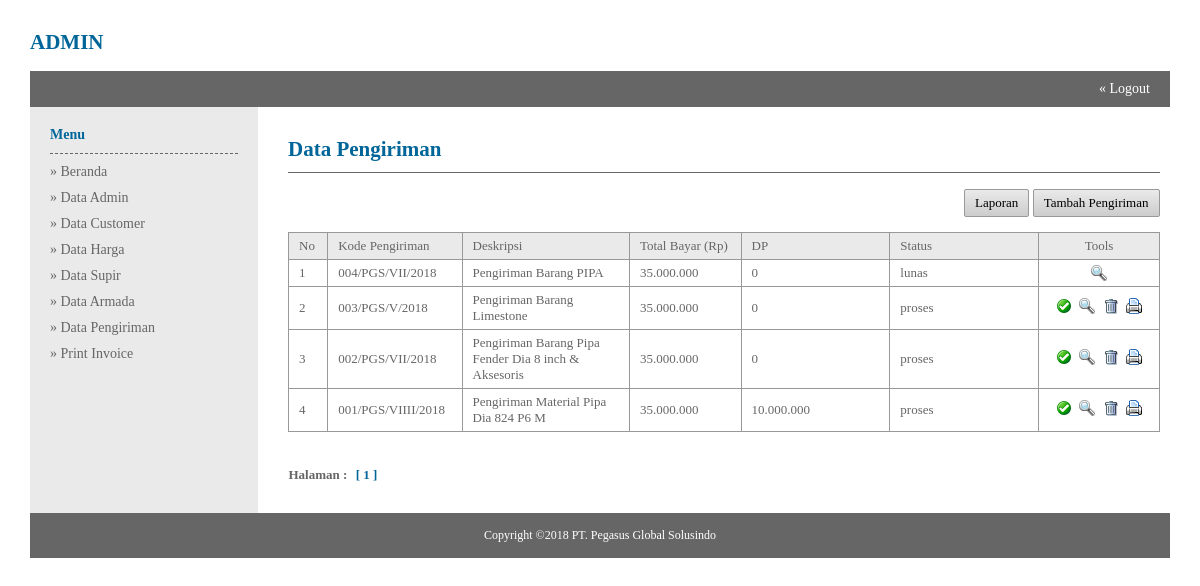
The page /admin/index.php?module=Data_Pengiriman (signed in) on the database as committed earlier.
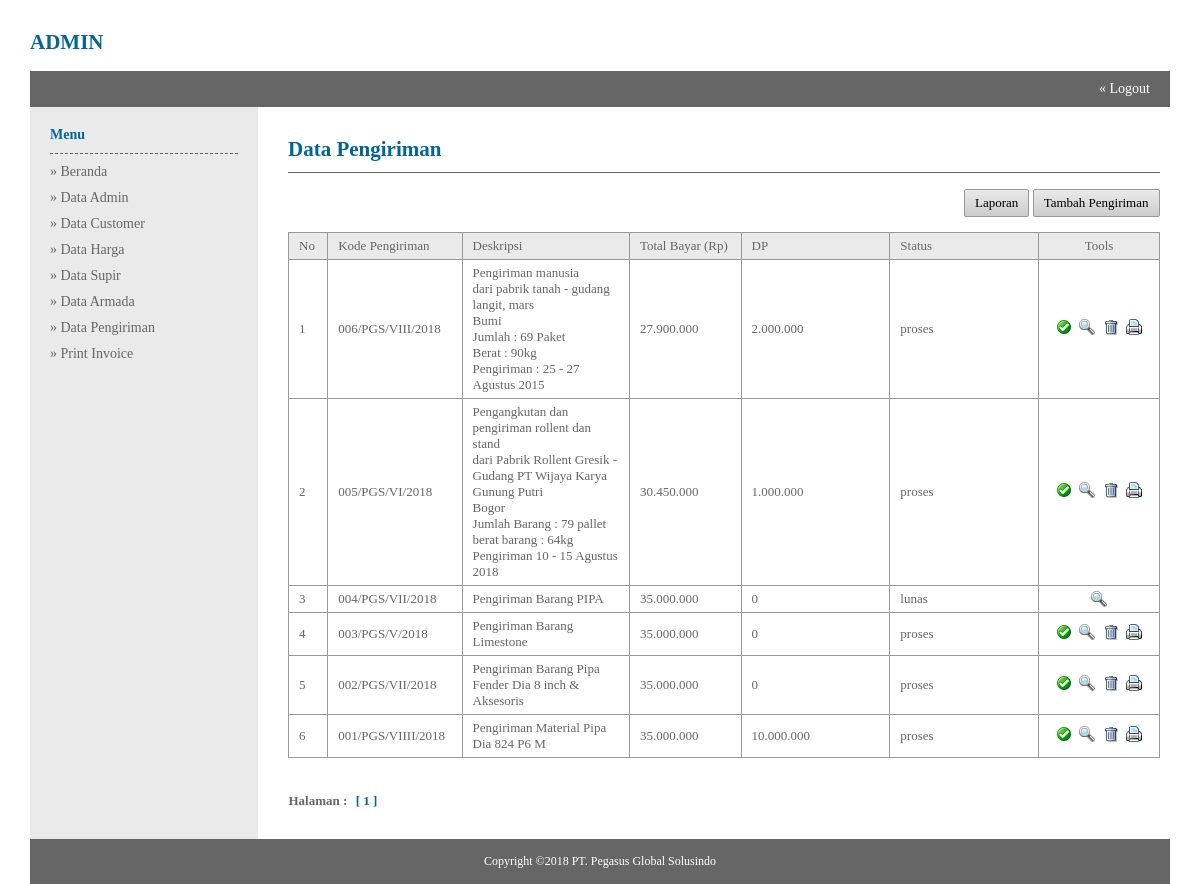
The same page on the database as committed later.
### tables this page shows
CREATE TABLE `pengiriman` (
  `kd_pengiriman` varchar(100) NOT NULL,
  `description` varchar(300) NOT NULL,
  `tanggal` date DEFAULT NULL,
  `satuan` varchar(40) NOT NULL,
  `kd_armada` varchar(20) NOT NULL,
  `kd_driver` varchar(50) NOT NULL,
  `kd_customer` varchar(50) DEFAULT NULL,
  `nm_penerima` varchar(80) NOT NULL,
  `uang_supir` int(10) NOT NULL,
  `total_bayar` int(10) NOT NULL,
  `status` varchar(20) NOT NULL,
  `packinglist` varchar(200) DEFAULT NULL,
  `harga` int(10) NOT NULL,
  `dp` varchar(200) NOT NULL DEFAULT '0'
);

### library/library.php (called while the page is built, shortened)
<?php
function format_angka($angka) {
	$hasil =  number_format($angka,0, ",",".");
	return $hasil;
}
?>

### admin/data_pengiriman.php (the view)
<table width="100%" border="0">
<tr>
	<td class="judul-halaman"><h2>Data Pengiriman</h2></td>
</tr>
<tr>
	<td>
    <br/>
    <table class="table-list" width="100%" border="0">
    <tr>
    	<td class="top-button" align="right" colspan="8">
        <a class="button small grey fontB" href="?module=Laporan_Transaksi">Laporan</a>
        <a class="button small grey fontB" href="?module=Tambah_Pengiriman">Tambah Pengiriman</a>
        </td>
    </tr>
    <tr class="head">
    	<td width="4%">No</td>
        <td width="11%">Kode Pengiriman</td>
        <td width="18%">Deskripsi</td>
        <td width="12%">Total Bayar (Rp)</td>
        <td width="16%">DP</td>
        <td width="16%">Status</td>
        <td width="13%" align="center">Tools</td>
    </tr>
    <?php
	$batas = 10;
	$hal = isset ($_GET['hal']) ? $_GET['hal'] : null;
	if(empty($_GET['hal'])){
		$hal = 1;
	}
	$pos = ($hal - 1) * $batas;
	$query = mysql_query("select kd_pengiriman,description,total_bayar,dp,status from pengiriman order by kd_pengiriman desc limit $pos, $batas") or die (mysql_error());
	while($array = mysql_fetch_array($query)){
		$pos++;
	?>
    <tr class="data">
    	<td><?php echo $pos;?></td>
        <td><?php echo $array['kd_pengiriman'];?></td>
        <td><?php echo $array['description'];?></td>
        <td><?php echo format_angka($array['total_bayar']);?></td>
        <td><?php echo format_angka($array['dp']);?></td>
        <td><?php echo $array['status'];?></td>
        <td class="table-tools" align="center">
        <?php
		if($array['status'] == "proses"){
		?>
        <a href="?module=Proses_Lunas&id=<?php echo $array['kd_pengiriman'];?>" title="Proses Lunas">
        <img src="../images/check.gif" />
        </a>
        <?php } ?>
        <a href="?module=Detail_Transaksi&id=<?php echo $array['kd_pengiriman'];?>" title="Detail Transaksi">
        <img src="../images/magnifier.gif" />
        </a>
        <?php
		if($array['status'] == "proses"){
		?>
        <a href="?module=Hapus&id=<?php echo $array['kd_pengiriman'];?>&execute=transaksi" title="Hapus" onclick="return confirm ('Anda yakin ingin menghapus <?php echo $array['kd_pengiriman'];?> ?');"><img src="../images/trash.gif" /></a>
        <a href="cetak_invoice.php?id=<?php echo $array['kd_pengiriman'];?>" title="Cetak" onclick="return confirm ('Anda yakin ingin mencetak <?php echo $array['kd_pengiriman'];?> ?');"><img src="../images/print.gif" /></a>
        <?php } ?>
        </td>
    </tr>
    <?php } ?>
    <tr>
    	<td class="halaman" colspan="8">
    	Halaman :
		<?php
		$data = mysql_query("select * from pengiriman") or die (mysql_error());
		$row_data = mysql_num_rows($data);
		$jml_hal = ceil($row_data/$batas);
		for($h=1;$h<=$jml_hal;$h++){
			if($h != $hal){
				echo "<a href='?module=Data_Transaksi&hal=$h'>$h</a>";
			}
			else{
				echo "<span>[ $h ]</span>";
			}
		}
		?>
    	</td>
    </tr>
    </table>
    </td>
</tr>
</table>

Rows that differ between the two databases and show on the page:
added pengiriman: kd_pengiriman "006/PGS/VIII/2018", description "Pengiriman manusia dari pabrik tanah - gudang langit, mars Bumi Jumlah : 69 Paket Berat : 90kg Pengiriman : 25 - 27 Agustus 2015", total_bayar "27.900.000", dp "2.000.000", status "proses"
added pengiriman: kd_pengiriman "005/PGS/VI/2018", description "Pengangkutan dan pengiriman rollent dan stand dari Pabrik Rollent Gresik - Gudang PT Wijaya Karya Gunung Putri Bogor Jumlah Barang : 79 pallet berat barang : 64kg Pengiriman 10 - 15 Agustus 2018", total_bayar "30.450.000", dp "1.000.000", status "proses"
